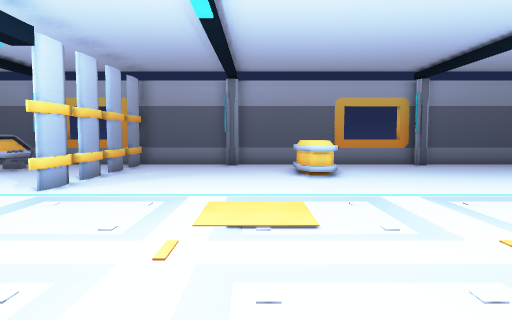
view 1 (above)

17 first-person views from a walk through a Unity game level. The camera is 1.3 m above the floor, tilts 4° down and sees 70° across. The floor is counted in squares, 1 m on a side. Each view is taken from the middle of a square. On the plan, view 1 faces up. The plan holds only what a view shows up to about 15 squares ahead; the rest is blank. The player character is not drawn. Some animated figures are not drawn.

view 2
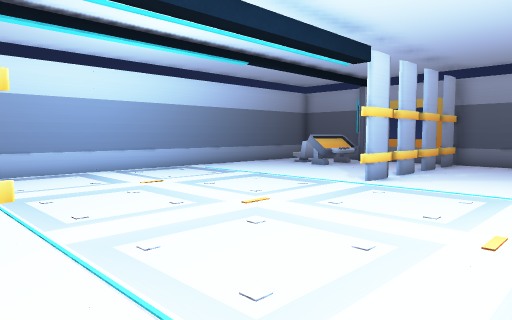

view 3
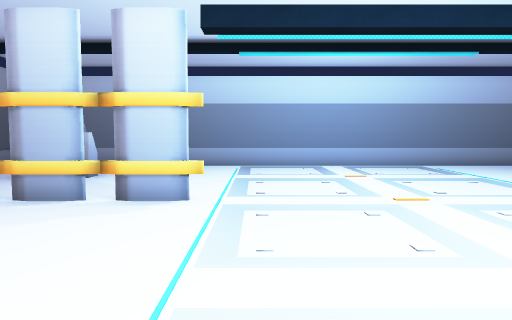

view 4
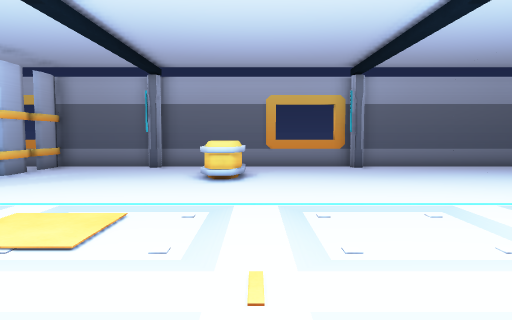

view 5
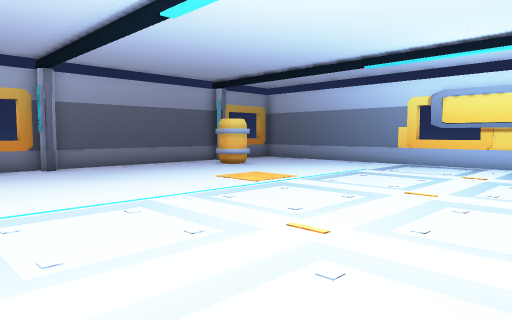

view 6
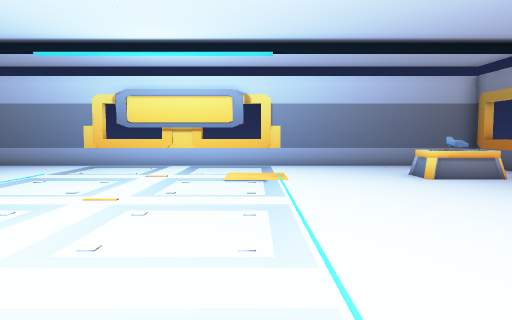

view 7
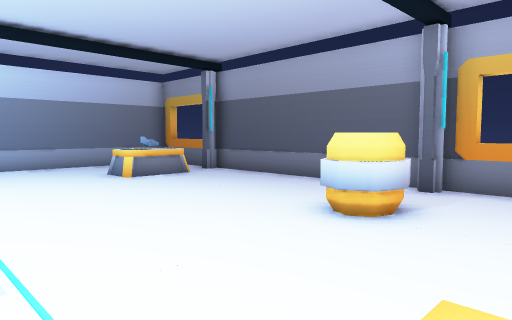

view 8
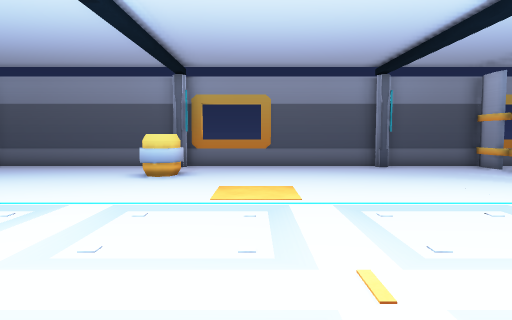

view 9
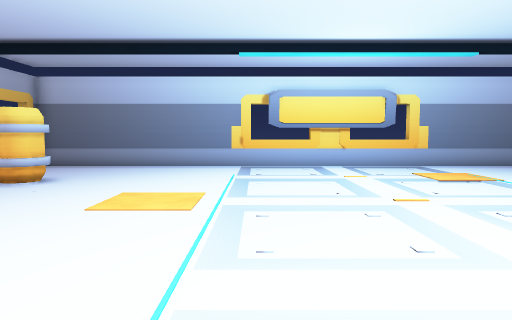

view 10
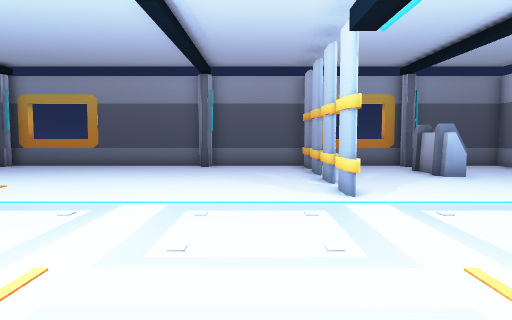

view 11
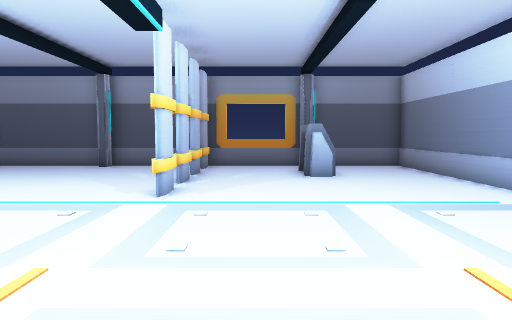

view 12
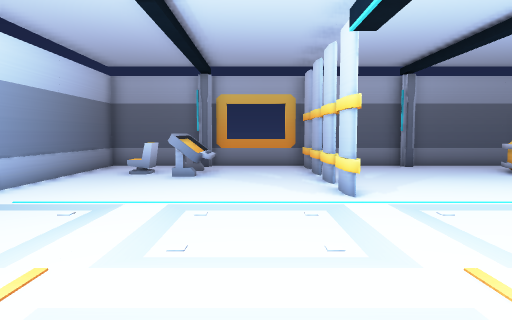

view 13
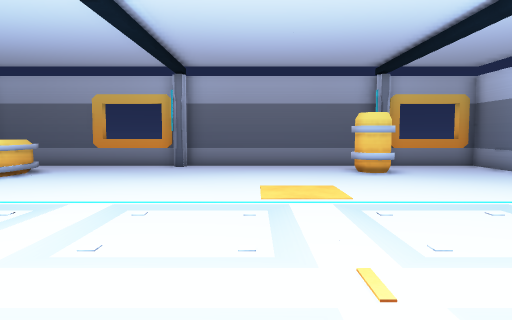

view 14
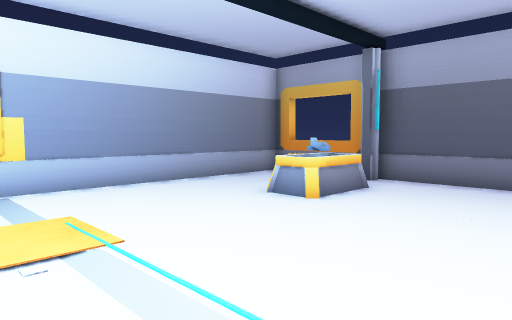

view 15
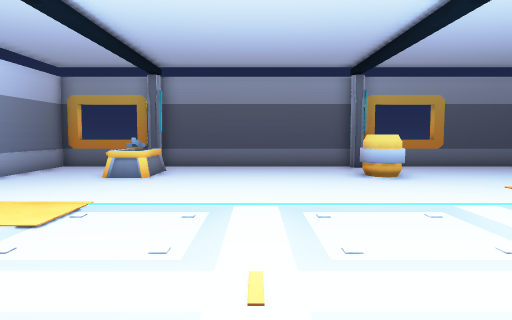

view 16
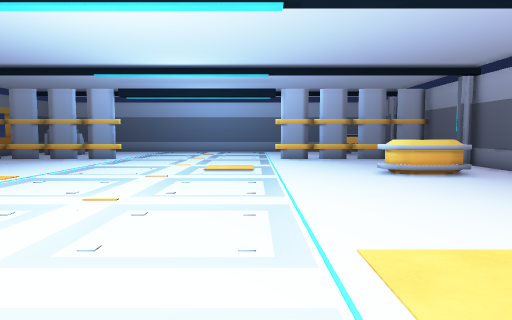

view 17
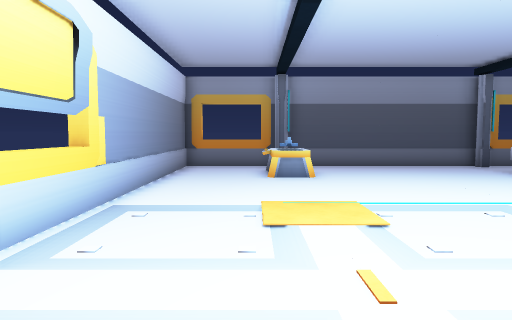

### Floor plan
Key: @ floor where view 1 was taken; # wall or solid block; . floor; = window, fence, low wall or low ledge; O other object.
Columns run from 13 left of view 1 to 19 right of it. Each row starts with its distance up from view 1.
 16 ####O#=#####O#####=#O#######O#=##
 15 #...O...#...O.......O.......O...#
 14 #...O...=......O..........OOO...#
 13 #.OOO...#.....OOO..........O....#
 12 #...O...#.....OOO...............#
 11 #.......#......O................#
 10 #.......=.......................#
  9 #.......#.......................#
  8 #...............................#
  7 #...............................O
  6 #...............................O
  5 #...............................O
  4 #...............................#
  3 #...............................O
  2 #...............................O
  1 #...............................O
  0 #............@..................#
 -1 #.......#.......................#
 -2 #.......=.......................#
 -3 #.......#.......................#
 -4 #...O...=..........OOO.....OO...#
 -5 #...O...#...........O......OOO..#
 -6 #...O...=..................OO...#
 -7 #...O...#...O.......O.......O...#
 -8 ####O#=#####O#####=#O#######O#=##

Positions as (right, up) in squares from view 1, and headings:
1: (0, 0), facing up
2: (0, -1), facing up-left
3: (2, 1), facing left
4: (3, 1), facing up
5: (3, 1), facing up-right
6: (4, 1), facing right
7: (4, 1), facing down-right
8: (4, 7), facing down
9: (4, 7), facing right
10: (-3, 7), facing down
11: (-7, 7), facing down
12: (-7, 1), facing up
13: (10, 1), facing up
14: (10, 2), facing down-right
15: (11, 7), facing down
16: (14, 7), facing left
17: (16, 7), facing down
